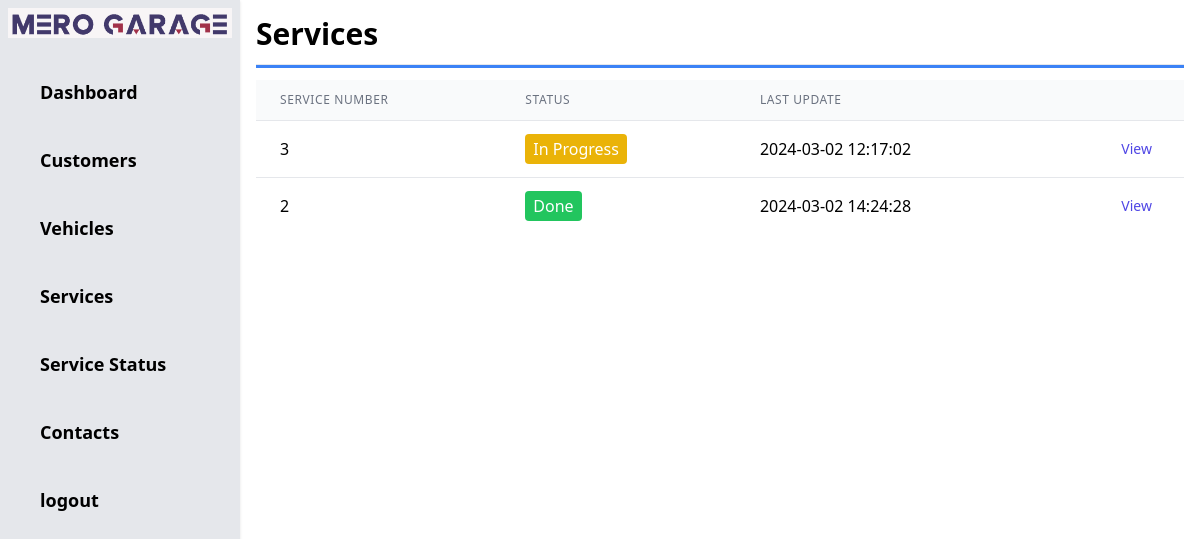
Page /admin/tracking.php on the earlier database version.
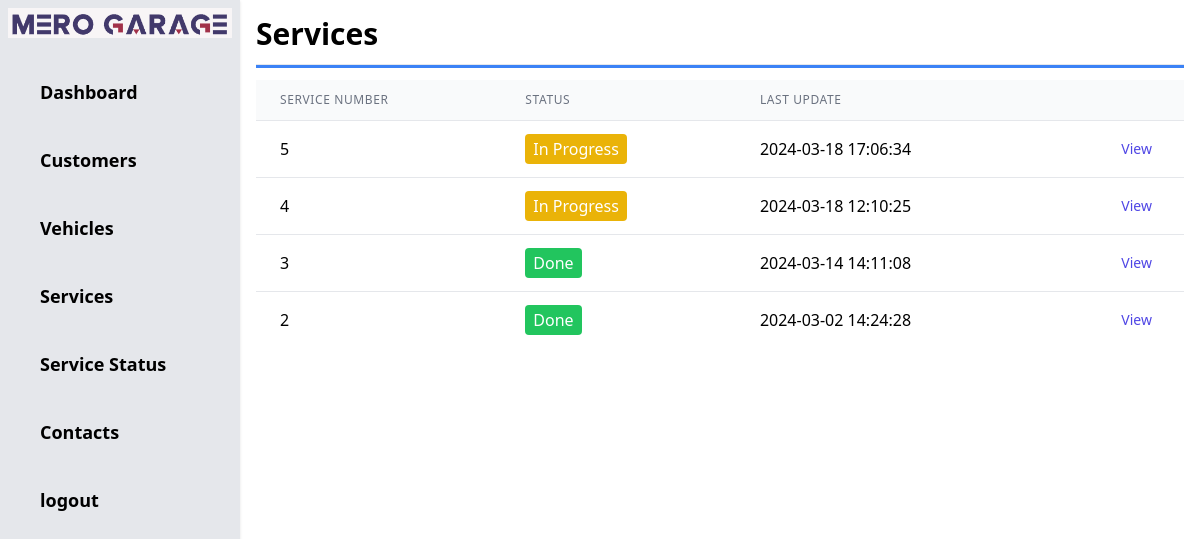
Same page on the later database version.
### tables this page shows
CREATE TABLE `services` (
  `sid` int(11) NOT NULL,
  `vid` int(11) NOT NULL,
  `sdescription` varchar(500) NOT NULL,
  `sstatus` varchar(10) NOT NULL,
  `supdate` datetime NOT NULL DEFAULT CURRENT_TIMESTAMP
);

### admin/tracking.php (the view, shortened to what this page needs)
<?php include 'header.php'; ?>
<?php
    $qry3 = "SELECT * FROM services ORDER BY sid DESC";
    include '../includes/dbconnection.php';
    $result3 = mysqli_query($conn, $qry3);
?>
<h1 class="text-3xl font-bold">Services</h1>
    <hr class="my-3 h-1 bg-blue-500">
        <div class="">
            <table class="min-w-full divide-y divide-gray-200">
                <thead class="bg-gray-50">
                    <tr>
                        <th scope="col"
                            class="px-6 py-3 text-left text-xs font-medium text-gray-500 uppercase tracking-wider">
                            Service Number</th>
                        <th scope="col"
                            class="px-6 py-3 text-left text-xs font-medium text-gray-500 uppercase tracking-wider">
                            Status</th>
                        <th scope="col"
                            class="px-6 py-3 text-left text-xs font-medium text-gray-500 uppercase tracking-wider">
                            Last Update</th>
                        <th scope="col" class="relative px-6 py-3">
                        </th>
                    </tr>
                </thead>
                <tbody class="bg-white divide-y divide-gray-200">
                    <?php while($row3 = mysqli_fetch_assoc($result3)){  ?>
                    <tr>
                        <td class="px-6 py-4 whitespace-nowrap"><?php echo $row3['sid'];?></td>
                        <td class="px-6 py-4 whitespace-nowrap">
                            <?php
                            $sstatus = $row3['sstatus'];
                                echo '<span class="px-2 py-1 rounded ';
                                if($sstatus == "Done"){
                                echo 'bg-green-500 text-white">Done';
                                }
                                elseif($sstatus == ""){
                                echo 'bg-yellow-500 text-white">In Progress';
                                }
                            ?>
                        </td>
                        <td class="px-6 py-4 whitespace-nowrap"><?php echo $row3['supdate'];?></td>
                        <td class="px-6 py-4 whitespace-nowrap text-right text-sm font-medium">
                            <a href="serviceview.php?sid=<?php echo $row3['sid'];?>" class="text-indigo-600 hover:text-indigo-900 mr-2">View</a>
                        </td>
                    </tr>
                    <?php } ?>
                </tbody>
            </table>
        </div>

### admin/header.php (shortened to what this page needs)
<!DOCTYPE html>
<html lang="en">
<head>
    <script src="https://cdn.tailwindcss.com"></script>
</head>
<body>
    <div class="flex">
        <nav class="h-screen bg-gray-200 shadow w-60">
        <a href="../index.php"><img class="bg-gray-200 p-2" src= "../image/garage.png" alt=""></a>
        <div class="mt-4 pl-6 text-lg font-bold">
            <a href="dashboard.php" class="block p-4 hover:bg-gray-300 my-2">Dashboard</a>
            <a href="customers.php" class="block p-4 hover:bg-gray-300 my-2">Customers</a>
            <a href="vehicles.php" class="block p-4 hover:bg-gray-300 my-2">Vehicles</a>
            <a href="services.php" class="block p-4 hover:bg-gray-300 my-2">Services</a>
            <a href="tracking.php" class="block p-4 hover:bg-gray-300 my-2">Service Status</a>
            <a href="contact.php" class="block p-4 hover:bg-gray-300 my-2">Contacts</a>
            <a href="../login.php" class="block p-4 hover:bg-gray-300 my-2" onclick="return confirm('Are you sure to log out?')">logout</a>
        </div>
        </nav>
        <div class="p-4 flex-1">

Differences in the rows shown:
added services: sid "5", sstatus "In Progress", supdate "2024-03-18 17:06:34"
added services: sid "4", sstatus "In Progress", supdate "2024-03-18 12:10:25"
changed services id 3: supdate "2024-03-02 12:17:02" → "2024-03-14 14:11:08"; sstatus "In Progress" → "Done"
